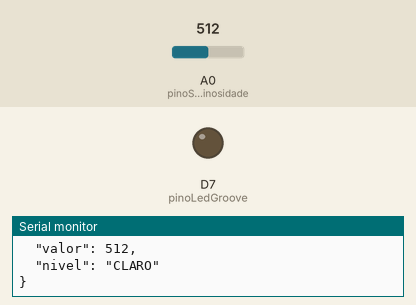
The sketch below on a simulated ESP8266 (NodeMCU). Parts: output pins drawn as LEDs (lit = HIGH), the last lines printed to the serial monitor. The inputs (shaded band) are chosen by the test bench; at power-on: A0 (pinoSensorLuminosidade) = 512. WiFi joins after 1.5 s; servers stay silent unless stated; uploads are accepted with an empty reply.

Above: at 2.8 s.
2.9 s: A0 (pinoSensorLuminosidade) set to 414
5.0 s: A0 (pinoSensorLuminosidade) set to 387
At 6.3 s:
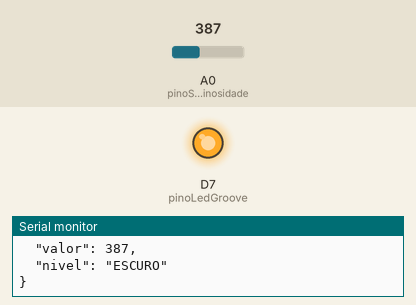
6.7 s: A0 (pinoSensorLuminosidade) set to 410
At 8.2 s:
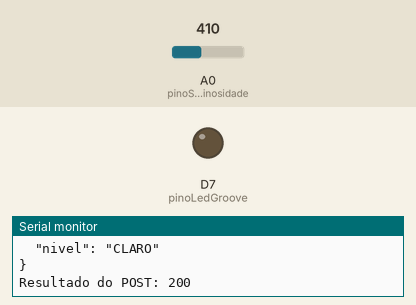
8.9 s: A0 (pinoSensorLuminosidade) set to 390
At 10.1 s:
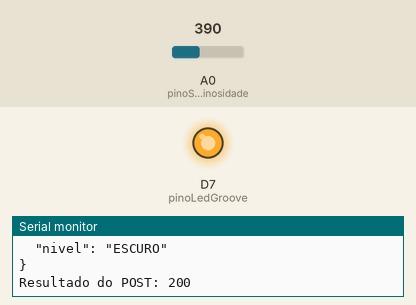
Timing chart, 0 to 11.9 s (numbered marks = the images above; inputs shaded):
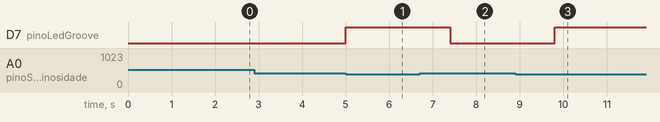

Measured:
- the behaviour switches between 400 and 399 on A0 (pinoSensorLuminosidade) (found by bisection; images 0 and 1)
- after the input at 5.0 s, D7 (pinoLedGroove): LOW → HIGH at once
- after the input at 6.7 s, D7 (pinoLedGroove): HIGH → LOW after 0.71 s
- after the input at 8.9 s, D7 (pinoLedGroove): LOW → HIGH after 0.91 s

The sketch:

Trabalho_Embarcado.ino
```cpp
//Inclusâo da biblioteca de conexao por wifi e cliente HTTP
#include <ESP8266HTTPClient.h>
#include <ESP8266WiFi.h>
#include <ArduinoJson.h>

//Define os pinos dos componentes usados
#define pinoSensorLuminosidade A0
#define pinoLedGroove D7

//Define os limites de luminosidade a serem usados
int limiteEscuro = 400;

//Cria outras variaveis a serem usadads
int valorObservado;
char* nivelLuminosidade;

const char* ssid = "Marcia";
const char* password = "99094129";

HTTPClient http;


void setup() {
  Serial.begin(9600);
  delay(100);

  // Configura o led para saída
  pinMode(pinoLedGroove, OUTPUT);

  // Configura o sensor de luminosidade como entrada
  pinMode(pinoSensorLuminosidade, INPUT);

  //Inicia conexão com a rede wifi
  Serial.println();
  Serial.println();
  Serial.print("Conectando a rede ");
  Serial.println(ssid);

  WiFi.begin(ssid, password);

  //Espera o wifi conectar
  while (WiFi.status() != WL_CONNECTED) {
    delay(500);
    Serial.print(".");
  }


  // Retorna o IP do WiFi
  Serial.println("");
  Serial.println("WiFi conectado");
  Serial.print("Endereco de ip: ");
  Serial.println(WiFi.localIP());

}


void loop() {

  delay(1000);

  //Recebe o valor do sensor de luminosidade
  valorObservado = analogRead(pinoSensorLuminosidade);

  //Verifica o nível
  if(valorObservado < limiteEscuro){
    nivelLuminosidade = "ESCURO";
    //Acende  o LED sólido
    digitalWrite(pinoLedGroove, HIGH);
  }else{
    nivelLuminosidade = "CLARO";
    //Não acende o LED
    digitalWrite(pinoLedGroove, LOW);
        }

  //Montando objeto JSON
  StaticJsonBuffer<300> JSONBuffer;
  JsonObject& JsonEncoder = JSONBuffer.createObject();

  //Atribui os valores obtidos pela placa para o objeto JSON
  JsonEncoder["valor"] = valorObservado;
  JsonEncoder["nivel"] = nivelLuminosidade;

  char JSONmessageBuffer[300];
  JsonEncoder.prettyPrintTo(JSONmessageBuffer, sizeof(JSONmessageBuffer));
  Serial.println(JSONmessageBuffer);

  if(WiFi.status() == WL_CONNECTED){
    //Monta o POST
    http.begin("http://jsonplaceholder.typicode.com/posts");
    http.addHeader("Content-Type", "application/json");
    http.addHeader("Accept", "application/json");

    int resultadoHttp = http.POST(JSONmessageBuffer);
    String payload = http.getString();

    Serial.print("Resultado do POST: ");
    Serial.println(resultadoHttp);
    Serial.println(payload);

    http.end();
    }else{
      Serial.println("Erro na conexão WiFi");
      }

}
```
